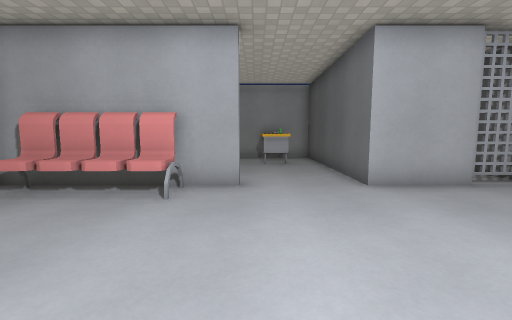
View 1 (above)

13 first-person views from a walk through a 3-D level made in the Godot game engine. The camera is 1.2 m above the floor, tilts 6° down and sees 90° across. The floor is counted in squares, 1 m on a side. Each view is taken from the middle of a square. On the plan, view 1 faces up. The plan holds only what a view shows up to about 12 squares ahead; the rest is blank. The place goes on beyond the plan. Characters and animated objects are left out. Surface patterns are stand-ins for the level's own textures.

View 2
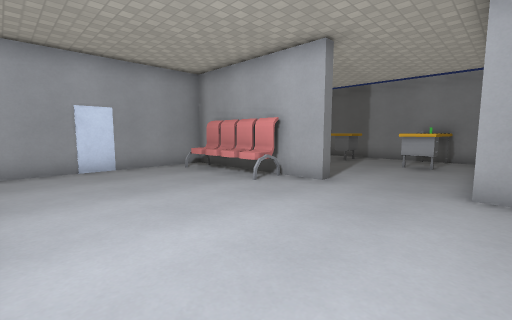

View 3
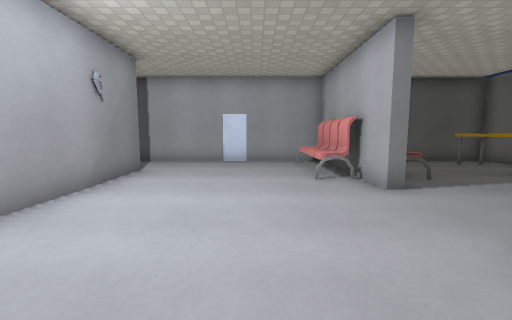

View 4
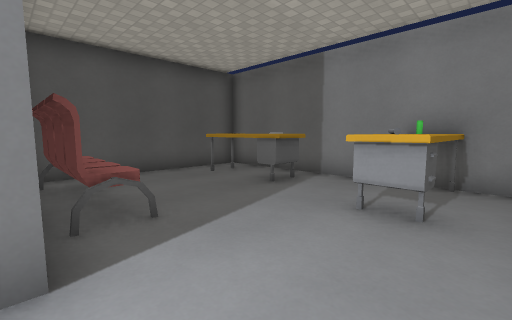

View 5
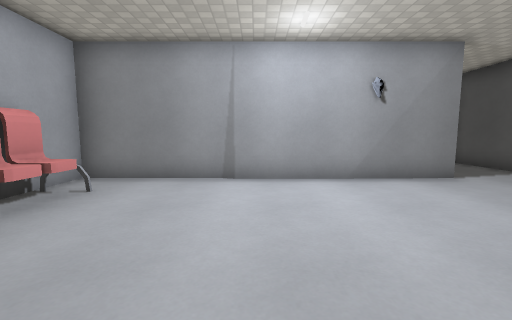

View 6
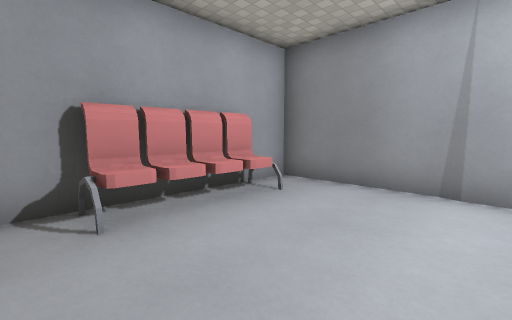

View 7
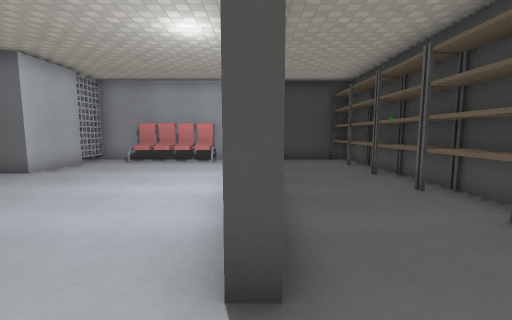

View 8
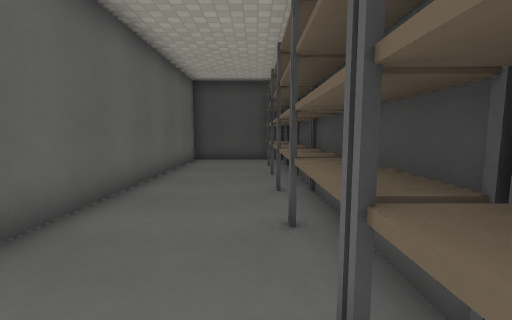

View 9
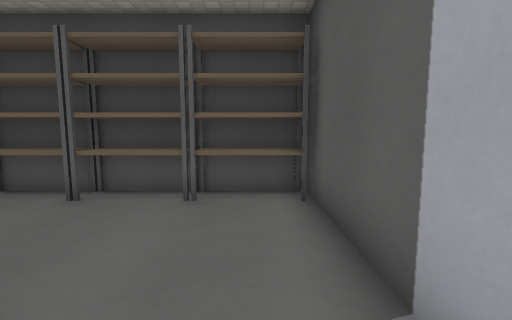

View 10
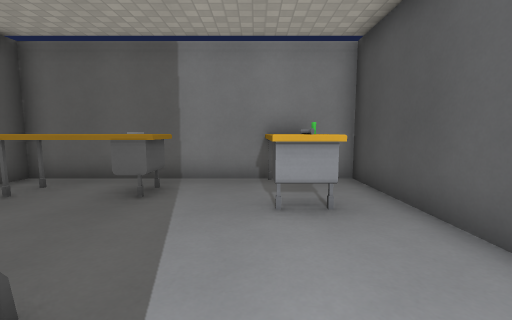

View 11
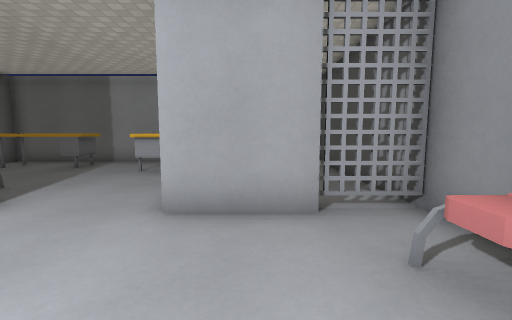

View 12
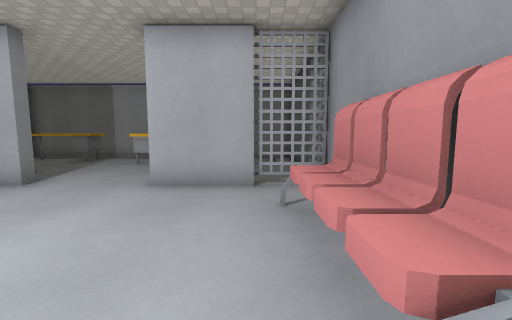

View 13
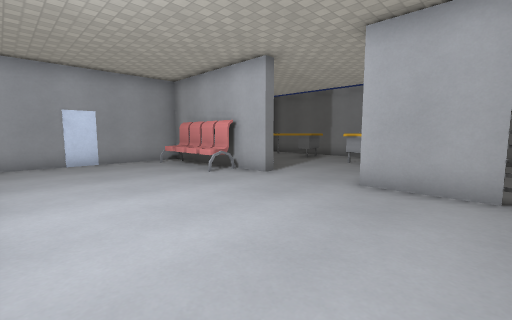

### Floor plan
Key: @ floor where view 1 was taken; # wall or solid block; . floor; D closed door; ^ raised ledge; O other object.
Columns run from 6 left of view 1 to 7 right of it. Each row starts with its distance up from view 1.
 13 ##########
 12 #.....^^.#
 11 #^^^^.^^.#
 10 #.....^O.#   #
  9 #........# ..#
  8 #........# ..#
  7 #^^^^....# ..#
  6 ######...#####
  5 #^^^^........#
  4 #...........^#
  3 #...........##
  2 D...........##
  1 #...........^#
  0 #.....@......#
 -1 #..###########
 -2 #............#
 -3 #............#
 -4 #............#
 -5 ##############

Where each view was taken, in squares from view 1:
view 1: 0 up, 0 right, facing up
view 2: 0 up, 3 right, facing up-left
view 3: 3 up, 5 right, facing left
view 4: 6 up, 2 right, facing up-left
view 5: 6 up, 2 right, facing down
view 6: 5 up, 2 right, facing down-right
view 7: 1 down, 5 left, facing right
view 8: 4 down, 5 left, facing right
view 9: 0 up, 5 left, facing down
view 10: 6 up, 0 right, facing up
view 11: 2 up, 4 right, facing up
view 12: 0 up, 5 right, facing up
view 13: 0 up, 5 right, facing up-left
